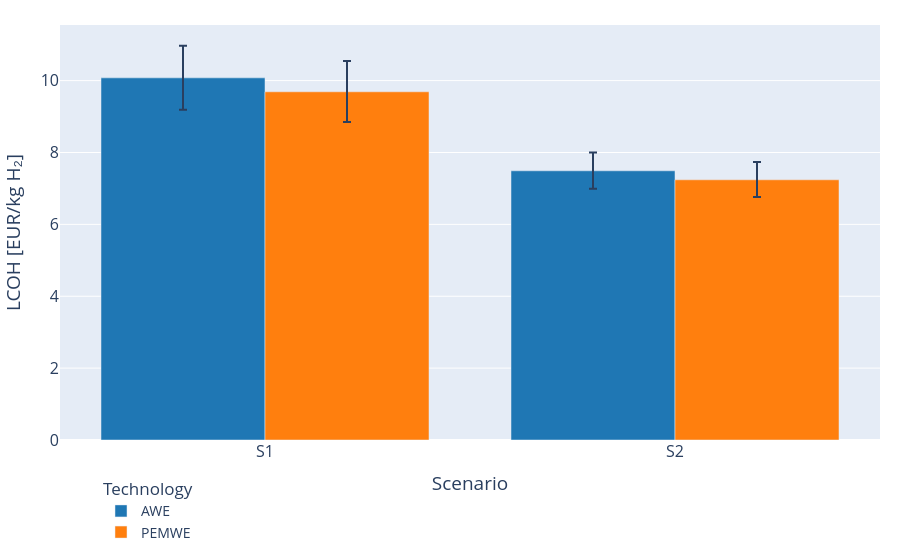
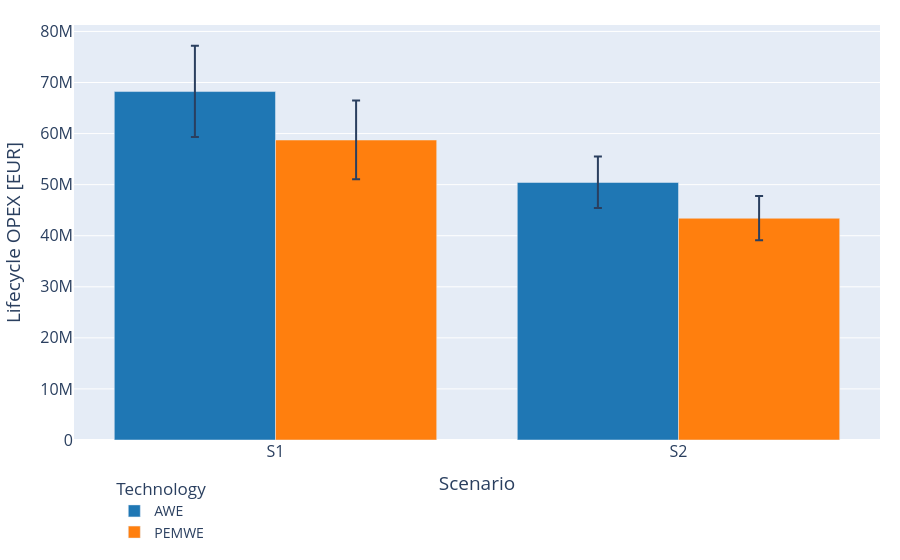

The cell these charts' notebook holds for them, in order:
### Code cell
import pandas as pd
import plotly.graph_objects as go

shared_layout = {
    "font": {
        "size": 16,
    },
    "margin": {
        "t": 25,
        "r": 20,
        "b": 70,
        "l": 35,
    },
    "legend_title": "Legend",
    "legend": {
        "orientation": "v",
        "x": 0.05,
        "xanchor": "left",
        "y": -0.08,
        "yanchor": "top",
        "font": {
            "size": 14,
        },
    },
}

comparison = pd.concat(
    [
        pd.read_csv("awe_plot_summary.csv"),
        pd.read_csv("pemwe_plot_summary.csv"),
    ],
    ignore_index=True,
)

colors = {
    "AWE": "#1f77b4",
    "PEMWE": "#ff7f0e",
}

def comparison_plot(metric, yaxis_title, filename=None):
    data = comparison.loc[comparison["Metric"] == metric]

    fig = go.Figure()

    for technology in ["AWE", "PEMWE"]:
        rows = (
            data.loc[data["Technology"] == technology]
            .set_index("Scenario")
            .loc[["S1", "S2"]]
        )

        fig.add_bar(
            name=technology,
            x=["S1", "S2"],
            y=rows["Center"],
            marker_color=colors[technology],
            error_y=dict(
                type="data",
                symmetric=False,
                array=(rows["Upper"] - rows["Center"]).to_numpy(),
                arrayminus=(rows["Center"] - rows["Lower"]).to_numpy(),
            ),
        )

    fig.update_layout(
        **shared_layout,
        title=None,
        barmode="group",
        xaxis_title="Scenario",
        yaxis_title=yaxis_title,
        legend_title_text="Technology",
        # template="plotly_white",
    )
    if filename:
        fig.write_image(f"{filename}.svg")

    return fig

comparison_plot(
    "LCOH",
    "LCOH [EUR/kg H₂]",
    filename="plots/lcoh_awe_pemwe_comparison.svg"
).show()

comparison_plot(
    "OPEX",
    "Lifecycle OPEX [EUR]",
    filename="plots/opex_awe_pemwe_comparison.svg"
).show()

### Figure 1 — Plotly figure (JSON) as saved in the notebook; plotly's stock layout.template omitted (floating-point values rounded to 4 significant figures)
{"data": [{"error_y": {"array": [0.8933, 0.507], "arrayminus": [0.8866, 0.4986], "symmetric": false, "type": "data"}, "marker": {"color": "#1f77b4"}, "name": "AWE", "type": "bar", "x": ["S1", "S2"], "y": [10.08, 7.49]}, {"error_y": {"array": [0.8584, 0.4932], "arrayminus": [0.8379, 0.4799], "symmetric": false, "type": "data"}, "marker": {"color": "#ff7f0e"}, "name": "PEMWE", "type": "bar", "x": ["S1", "S2"], "y": [9.689, 7.24]}], "layout": {"barmode": "group", "font": {"size": 16}, "legend": {"font": {"size": 14}, "orientation": "v", "title": {"text": "Technology"}, "x": 0.05, "xanchor": "left", "y": -0.08, "yanchor": "top"}, "margin": {"b": 70, "l": 35, "r": 20, "t": 25}, "title": {}, "xaxis": {"title": {"text": "Scenario"}}, "yaxis": {"title": {"text": "LCOH [EUR/kg H₂]"}}}}

### Figure 2 — Plotly figure (JSON) as saved in the notebook; plotly's stock layout.template omitted (floating-point values rounded to 4 significant figures)
{"data": [{"error_y": {"array": [8971000.0, 5078000.0], "arrayminus": [8898000.0, 5013000.0], "symmetric": false, "type": "data"}, "marker": {"color": "#1f77b4"}, "name": "AWE", "type": "bar", "x": ["S1", "S2"], "y": [68230000.0, 50420000.0]}, {"error_y": {"array": [7718000.0, 4368000.0], "arrayminus": [7655000.0, 4313000.0], "symmetric": false, "type": "data"}, "marker": {"color": "#ff7f0e"}, "name": "PEMWE", "type": "bar", "x": ["S1", "S2"], "y": [58740000.0, 43420000.0]}], "layout": {"barmode": "group", "font": {"size": 16}, "legend": {"font": {"size": 14}, "orientation": "v", "title": {"text": "Technology"}, "x": 0.05, "xanchor": "left", "y": -0.08, "yanchor": "top"}, "margin": {"b": 70, "l": 35, "r": 20, "t": 25}, "title": {}, "xaxis": {"title": {"text": "Scenario"}}, "yaxis": {"title": {"text": "Lifecycle OPEX [EUR]"}}}}
